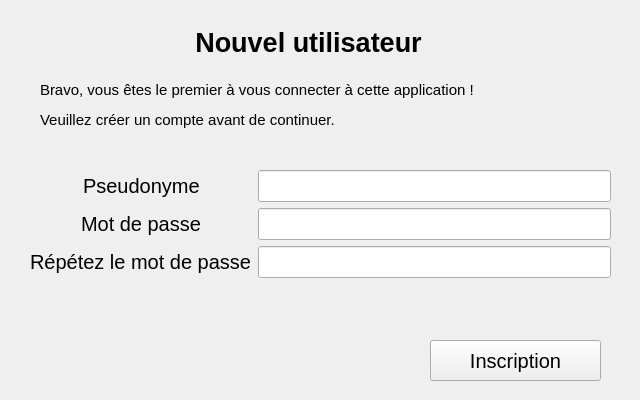
<?xml version="1.0" encoding="UTF-8"?>
<ui version="4.0">
 <class>NewUser</class>
 <widget class="QWidget" name="NewUser">
  <property name="geometry">
   <rect>
    <x>0</x>
    <y>0</y>
    <width>640</width>
    <height>400</height>
   </rect>
  </property>
  <property name="windowTitle">
   <string>Form</string>
  </property>
  <widget class="QPushButton" name="inscriptionButton">
   <property name="geometry">
    <rect>
     <x>430</x>
     <y>340</y>
     <width>171</width>
     <height>41</height>
    </rect>
   </property>
   <property name="font">
    <font>
     <pointsize>15</pointsize>
    </font>
   </property>
   <property name="text">
    <string>Inscription</string>
   </property>
  </widget>
  <widget class="QLabel" name="Titre">
   <property name="geometry">
    <rect>
     <x>170</x>
     <y>20</y>
     <width>277</width>
     <height>44</height>
    </rect>
   </property>
   <property name="font">
    <font>
     <pointsize>20</pointsize>
     <bold>true</bold>
    </font>
   </property>
   <property name="layoutDirection">
    <enum>Qt::LeftToRight</enum>
   </property>
   <property name="autoFillBackground">
    <bool>false</bool>
   </property>
   <property name="text">
    <string>Nouvel utilisateur</string>
   </property>
   <property name="alignment">
    <set>Qt::AlignCenter</set>
   </property>
  </widget>
  <widget class="QWidget" name="formLayoutWidget">
   <property name="geometry">
    <rect>
     <x>30</x>
     <y>170</y>
     <width>581</width>
     <height>179</height>
    </rect>
   </property>
   <layout class="QFormLayout" name="formulaire">
    <property name="labelAlignment">
     <set>Qt::AlignCenter</set>
    </property>
    <item row="0" column="1">
     <widget class="QLineEdit" name="fieldUsername">
      <property name="font">
       <font>
        <pointsize>15</pointsize>
       </font>
      </property>
     </widget>
    </item>
    <item row="1" column="0">
     <widget class="QLabel" name="mdp">
      <property name="font">
       <font>
        <pointsize>15</pointsize>
       </font>
      </property>
      <property name="text">
       <string>Mot de passe</string>
      </property>
     </widget>
    </item>
    <item row="1" column="1">
     <widget class="QLineEdit" name="fieldMdp">
      <property name="font">
       <font>
        <pointsize>15</pointsize>
       </font>
      </property>
     </widget>
    </item>
    <item row="2" column="0">
     <widget class="QLabel" name="mdp2">
      <property name="font">
       <font>
        <pointsize>15</pointsize>
       </font>
      </property>
      <property name="text">
       <string>Répétez le mot de passe</string>
      </property>
     </widget>
    </item>
    <item row="2" column="1">
     <widget class="QLineEdit" name="fieldMdp2">
      <property name="font">
       <font>
        <pointsize>15</pointsize>
       </font>
      </property>
     </widget>
    </item>
    <item row="0" column="0">
     <widget class="QLabel" name="pseudonyme">
      <property name="font">
       <font>
        <pointsize>15</pointsize>
       </font>
      </property>
      <property name="layoutDirection">
       <enum>Qt::LeftToRight</enum>
      </property>
      <property name="text">
       <string>Pseudonyme</string>
      </property>
     </widget>
    </item>
   </layout>
  </widget>
  <widget class="QLabel" name="label">
   <property name="geometry">
    <rect>
     <x>40</x>
     <y>80</y>
     <width>521</width>
     <height>20</height>
    </rect>
   </property>
   <property name="font">
    <font>
     <pointsize>11</pointsize>
    </font>
   </property>
   <property name="text">
    <string>Bravo, vous êtes le premier à vous connecter à cette application !</string>
   </property>
  </widget>
  <widget class="QLabel" name="label_2">
   <property name="geometry">
    <rect>
     <x>40</x>
     <y>110</y>
     <width>521</width>
     <height>20</height>
    </rect>
   </property>
   <property name="font">
    <font>
     <pointsize>11</pointsize>
    </font>
   </property>
   <property name="text">
    <string>Veuillez créer un compte avant de continuer.</string>
   </property>
  </widget>
  <widget class="QLabel" name="errorLabel">
   <property name="geometry">
    <rect>
     <x>30</x>
     <y>320</y>
     <width>581</width>
     <height>16</height>
    </rect>
   </property>
   <property name="palette">
    <palette>
     <active>
      <colorrole role="WindowText">
       <brush brushstyle="SolidPattern">
        <color alpha="255">
         <red>255</red>
         <green>0</green>
         <blue>0</blue>
        </color>
       </brush>
      </colorrole>
     </active>
     <inactive>
      <colorrole role="WindowText">
       <brush brushstyle="SolidPattern">
        <color alpha="255">
         <red>255</red>
         <green>0</green>
         <blue>0</blue>
        </color>
       </brush>
      </colorrole>
     </inactive>
     <disabled/>
    </palette>
   </property>
   <property name="font">
    <font>
     <pointsize>11</pointsize>
    </font>
   </property>
   <property name="text">
    <string/>
   </property>
  </widget>
 </widget>
 <resources/>
 <connections/>
</ui>
